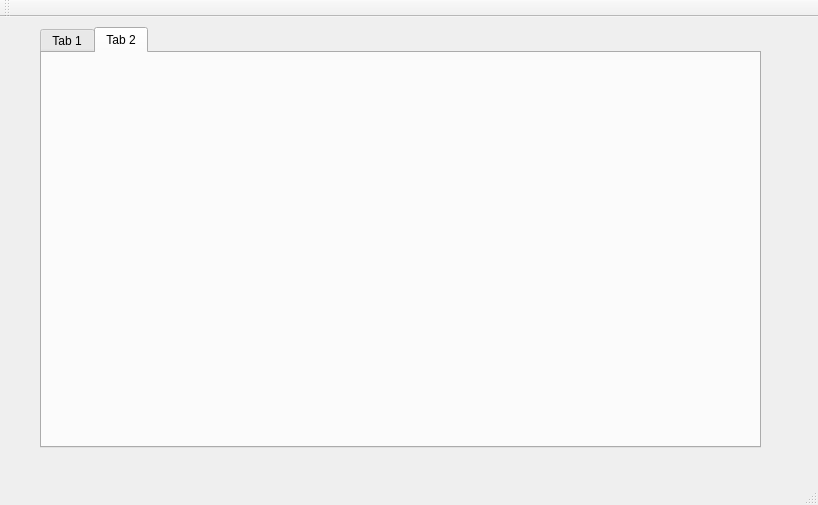
<?xml version="1.0" encoding="UTF-8"?>
<ui version="4.0">
 <class>MainWindow</class>
 <widget class="QMainWindow" name="MainWindow">
  <property name="geometry">
   <rect>
    <x>0</x>
    <y>0</y>
    <width>818</width>
    <height>505</height>
   </rect>
  </property>
  <property name="windowTitle">
   <string>MainWindow</string>
  </property>
  <widget class="QWidget" name="centralWidget">
   <widget class="QTabWidget" name="tabWidget">
    <property name="geometry">
     <rect>
      <x>40</x>
      <y>10</y>
      <width>721</width>
      <height>421</height>
     </rect>
    </property>
    <property name="currentIndex">
     <number>1</number>
    </property>
    <widget class="QWidget" name="tab">
     <attribute name="title">
      <string>Tab 1</string>
     </attribute>
    </widget>
    <widget class="QWidget" name="tab_2">
     <attribute name="title">
      <string>Tab 2</string>
     </attribute>
    </widget>
   </widget>
  </widget>
  <widget class="QMenuBar" name="menuBar">
   <property name="geometry">
    <rect>
     <x>0</x>
     <y>0</y>
     <width>818</width>
     <height>25</height>
    </rect>
   </property>
  </widget>
  <widget class="QToolBar" name="mainToolBar">
   <attribute name="toolBarArea">
    <enum>TopToolBarArea</enum>
   </attribute>
   <attribute name="toolBarBreak">
    <bool>false</bool>
   </attribute>
  </widget>
  <widget class="QStatusBar" name="statusBar"/>
 </widget>
 <layoutdefault spacing="6" margin="11"/>
 <resources/>
 <connections/>
</ui>
